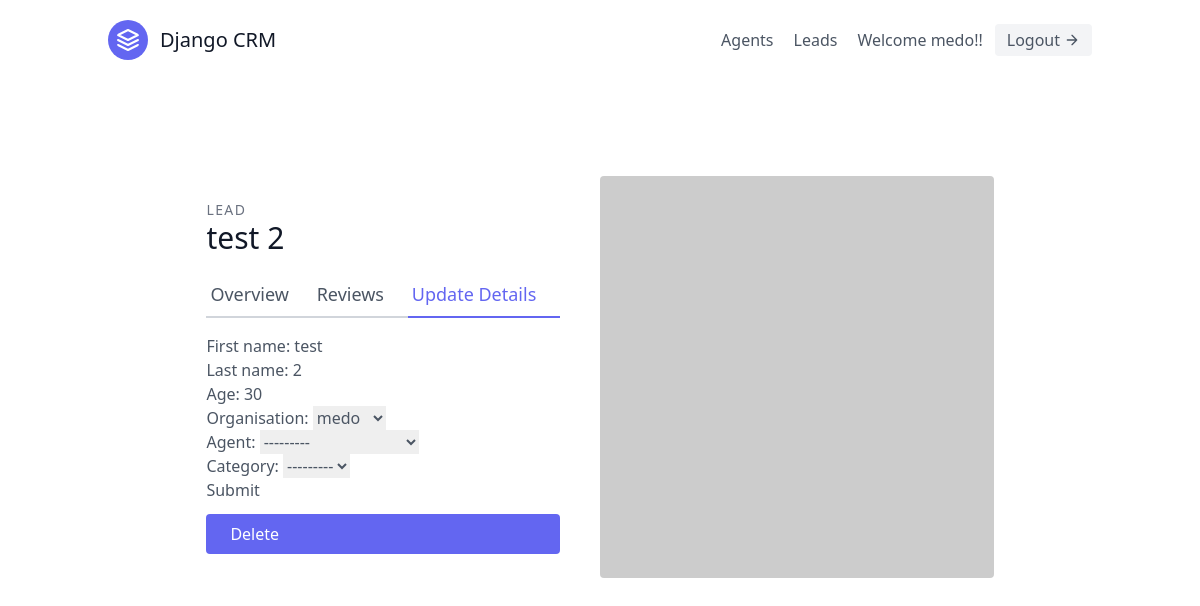
Page /base/5/update/ (signed in) on the earlier database version.
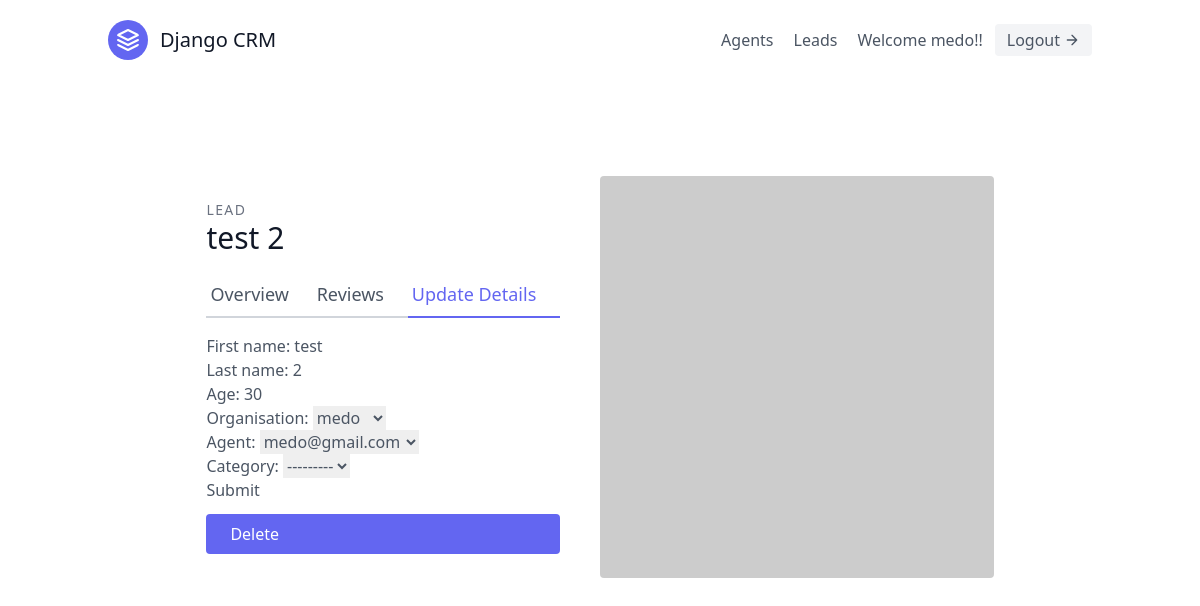
Same page on the later database version.
### base/models.py (models this page shows, shortened)
class Lead(models.Model):
    first_name = models.CharField(max_length= 30)
    last_name = models.CharField(max_length= 30)
    age = models.IntegerField(default=0)
    organisation = models.ForeignKey(UserProfile, on_delete=models.CASCADE)
    agent = models.ForeignKey("Agent", null= True, blank= True, on_delete= models.SET_NULL)
    category = models.ForeignKey('Category', null= True, blank= True, on_delete=models.SET_NULL)

### base/views.py (the view, shortened to what this page needs)
# urls.py: path('<int:pk>/update/', LeadUpdateView.as_view(), name='lead-update'),
class LeadUpdateView(OrganisorAndLoginRequiredMixin, UpdateView):
    form_class = LeadModelForm
    template_name = 'base/lead_update.html'
    def get_queryset(self):
        user = self.request.user
        return Lead.objects.filter(organisation = user.userprofile)

### base/forms.py
class LeadModelForm(forms.ModelForm):
    class Meta:
        model = Lead
        fields = '__all__'

### agents/mixins.py (called while the page is built)
    def dispatch(self, request, *args, **kwargs):
        if not request.user.is_authenticated or not request.user.is_organisor:
            return redirect('base:lead-list')
        return super().dispatch(request, *args, **kwargs)

### base/models.py (called while the page is built)
    def __str__(self) -> str:
        return self.user.username

    def __str__(self) -> str:
        return self.user.email

### base/templates/base/lead_update.html (shortened to what this page needs)
{% extends 'base.html' %}
{% block content %}
<section class="text-gray-600 body-font overflow-hidden">
    <div class="container px-5 py-24 mx-auto">
      <div class="lg:w-4/5 mx-auto flex flex-wrap">
        <div class="lg:w-1/2 w-full lg:pr-10 lg:py-6 mb-6 lg:mb-0">
          <h2 class="text-sm title-font text-gray-500 tracking-widest">LEAD</h2>
          <h1 class="text-gray-900 text-3xl title-font font-medium mb-4">{{ lead.first_name }} {{ lead.last_name }}</h1>
          <div class="flex mb-4">
            <a href="{% url 'base:lead-detail' lead.pk %}" class="flex-grow border-b-2 border-gray-300 py-2 text-lg px-1">
                Overview
            </a>
            <a class="flex-grow border-b-2 border-gray-300 py-2 text-lg px-1">
                Reviews
            </a>
            <a href="{% url 'base:lead-update' lead.pk %}" class="flex-grow text-indigo-500 border-b-2 border-indigo-500 py-2 text-lg px-1">
                Update Details
            </a>
          </div>
          <form method="POST">
            {{ form.as_p }}
            <button type="submit">Submit</button>
        </form>
          <a href="{% url 'base:lead-delete' lead.pk  %}" class="mt-3 flex ml-auto text-white bg-indigo-500 border-0 py-2 px-6 focus:outline-none hover:bg-indigo-600 rounded">
            Delete
        </a>
        </div>
        <img alt="ecommerce" class="lg:w-1/2 w-full lg:h-auto h-64 object-cover object-center rounded" src="https://dummyimage.com/400x400">
      </div>
    </div>
  </section>
{% endblock %}

Differences in the rows shown:
changed Lead "test": agent "---------" → "medo@gmail.com"
